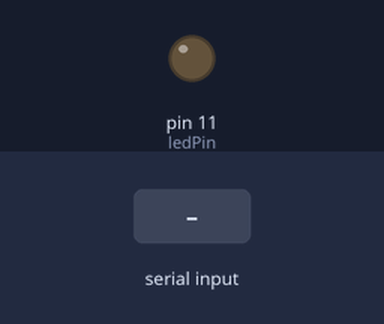
Recording of a sketch running on a simulated Arduino Uno, built with avr-gcc and run on an emulated ATmega328P. Shown: output pins drawn as LEDs (lit = HIGH). The inputs (shaded band) are chosen by the test bench. What the sketch prints to the serial monitor is not drawn.

Above: at 1.2 s.
1.3 s: "90,45\n" received over Serial
At 2.1 s:
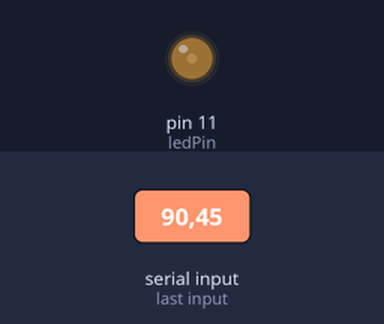
3.8 s: "90\n" received over Serial
At 4.4 s:
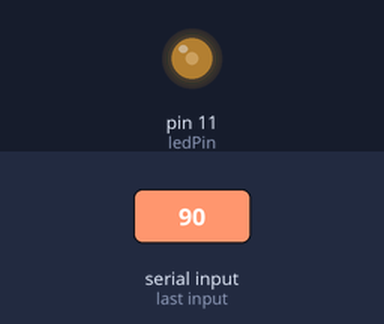
6.3 s: "30,150\n" received over Serial
At 7.1 s:
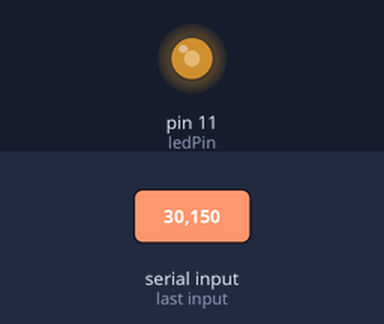
8.8 s: "200\n" received over Serial
At 9.4 s:
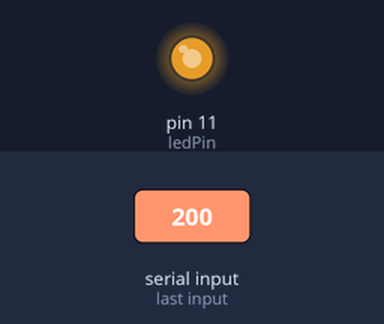
Timing chart, 0 to 11.8 s (numbered marks = the images above; inputs shaded):
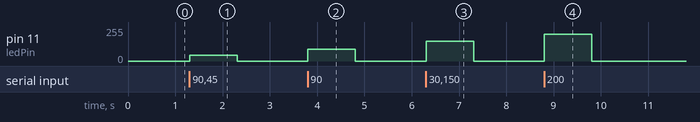

The sketch:

serial_read.ino
```cpp
int i;
int ledPin = 11;

void setup(){
  Serial.begin(9600);

  pinMode(ledPin, OUTPUT);

}


void loop(){

  Serial.println("hello");
  Serial.flush();

  while(Serial.available() > 0){
    i = Serial.parseInt();
    //Serial.print(i);
    int ledValue = i;
    if (ledValue >=0 && ledValue <= 255){
      analogWrite(ledPin, ledValue);
    } else {
      Serial.write("Number either too high or too low");
    }

    Serial.flush();
  }

}
```

Measured:
- after the input at 1.3 s, pin 11 (ledPin): 0/255 → 45/255 at once, → 0/255 1.0 s later
- after the input at 3.8 s, pin 11 (ledPin): 0/255 → 90/255 at once, → 0/255 1.0 s later
- after the input at 6.3 s, pin 11 (ledPin): 0/255 → 150/255 at once, → 0/255 1.0 s later
- after the input at 8.8 s, pin 11 (ledPin): 0/255 → 200/255 at once, → 0/255 1.0 s later
